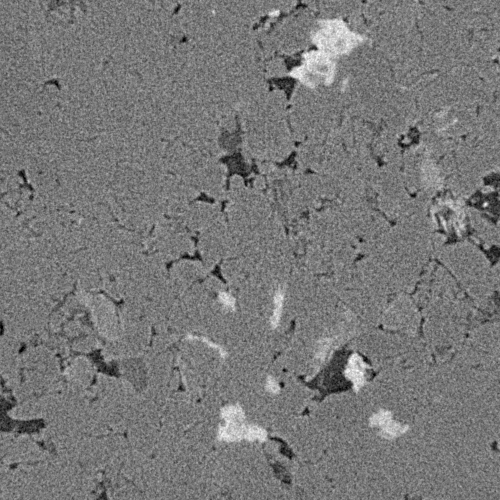
#> input picture test/target/3002.png, 500 x 500 px; its folder holds 4 pictures in this run
$ python clear2blur.py
#> lines starting #> are read from the running program, lines starting #| are printed output that depends on the picture
import cv2
import numpy as np
import os
import random
from tqdm import tqdm

# 生成一个运动模糊核。
def generate_motion_blur_kernel(size, angle, motion_type='linear'):
    kernel = np.zeros((size, size))
    # 将角度转换为弧度
    rad_angle = np.deg2rad(angle)
    # 计算运动的中心点
    center = size // 2
    if motion_type == 'linear':
        # 在核的中心画一条线来模拟线性运动
        x1 = int(center - (size - 1) / 2 * np.cos(rad_angle))
        y1 = int(center - (size - 1) / 2 * np.sin(rad_angle))
        x2 = int(center + (size - 1) / 2 * np.cos(rad_angle))
        y2 = int(center + (size - 1) / 2 * np.sin(rad_angle))
        cv2.line(kernel, (x1, y1), (x2, y2), 1, thickness=1)
    # 归一化核，使其所有元素之和为1
    kernel /= kernel.sum()
    return kernel

# 将运动模糊核应用到图像上。
def apply_motion_blur(image, kernel):
    blurred_image = cv2.filter2D(image, -1, kernel)
    return blurred_image

# 批量处理一个目录下的所有图片，生成运动模糊版本
def process_images_in_directory(input_dir, output_dir, blur_config):
#> called with input_dir = './../test/target', output_dir = './../test/input'
    os.makedirs(output_dir, exist_ok=True)
    supported_formats = ('.png', '.jpg', '.jpeg', '.bmp', '.tiff')
    image_files = [f for f in os.listdir(input_dir) if f.lower().endswith(supported_formats)]
    print(f" {len(image_files)} 张图片，开始处理")
    for filename in tqdm(image_files, desc="Processing Images"):
        # 构建完整的文件路径
        input_path = os.path.join(input_dir, filename)
        output_path = os.path.join(output_dir, filename)
        # 读取清晰图像
        clear_image = cv2.imread(input_path)
#> clear_image is the input picture: shape (500, 500, 3); min 0, max 255, mean 120.1
        if clear_image is None:
            print(f"无法读取图片 {input_path}，已跳过。")
            continue

        # --- 随机化模糊参数 ---
        # 从配置范围中随机选择一个模糊程度
        blur_size = random.randint(blur_config['min_size'], blur_config['max_size'])
        # 随机选择一个模糊角度
        blur_angle = random.randint(blur_config['min_angle'], blur_config['max_angle'])
        # 生成运动模糊核
        motion_kernel = generate_motion_blur_kernel(blur_size, blur_angle)
        # 应用模糊
        blurred_image = apply_motion_blur(clear_image, motion_kernel)
#> in apply_motion_blur, `blurred_image = cv2.filter2D(image, -1, kernel)`:
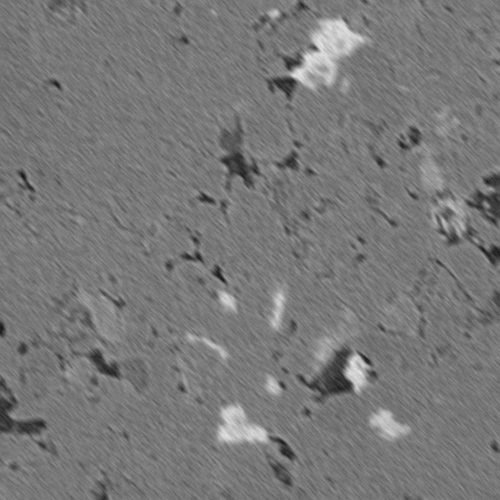
#> blurred_image: shape (500, 500, 3); min 20, max 229, mean 120.1
        # 保存模糊后的图像
        cv2.imwrite(output_path, blurred_image)
#> pass 2 of the loop in process_images_in_directory, `for filename in tqdm(image_files, desc="Processing Images"):`:
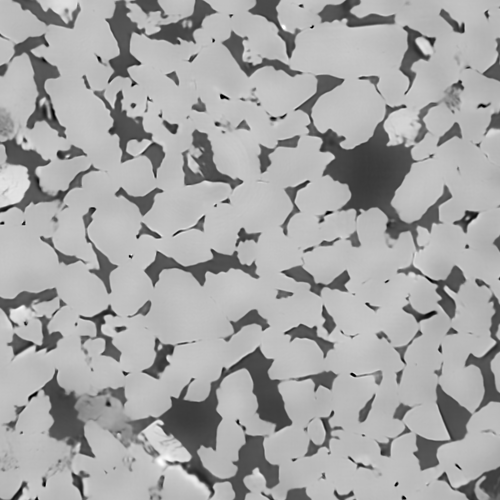
#> input picture test/target/3004.png, 500 x 500 px
#> in process_images_in_directory, clear_image is the input picture: shape (500, 500, 3); min 0, max 255, mean 166
#> in apply_motion_blur (call 2), `blurred_image = cv2.filter2D(image, -1, kernel)`:
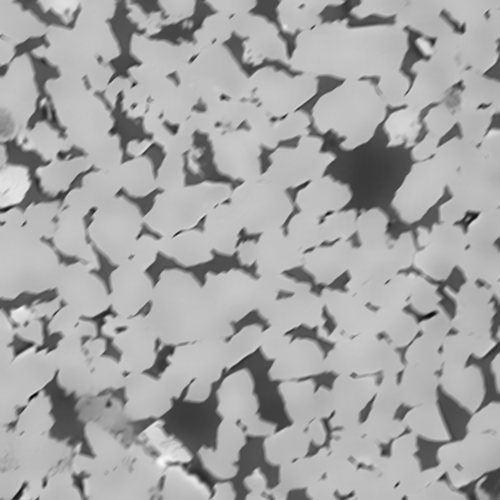
#> blurred_image: shape (500, 500, 3); min 3, max 248, mean 166.1
#> pass 3 of the loop in process_images_in_directory, `for filename in tqdm(image_files, desc="Processing Images"):`:
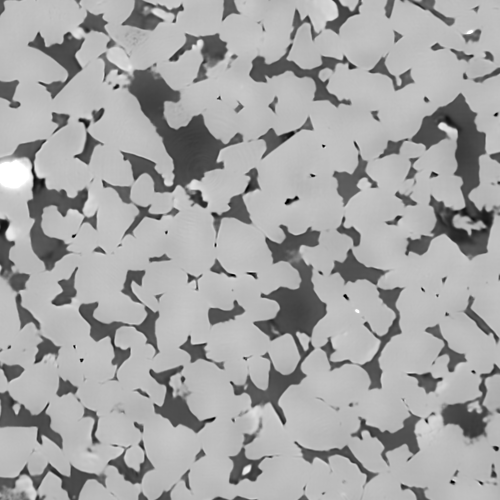
#> input picture test/target/3006.png, 500 x 500 px
#> in process_images_in_directory, clear_image is the input picture: shape (500, 500, 3); min 0, max 255, mean 165.4
#> in apply_motion_blur (call 3), `blurred_image = cv2.filter2D(image, -1, kernel)`:
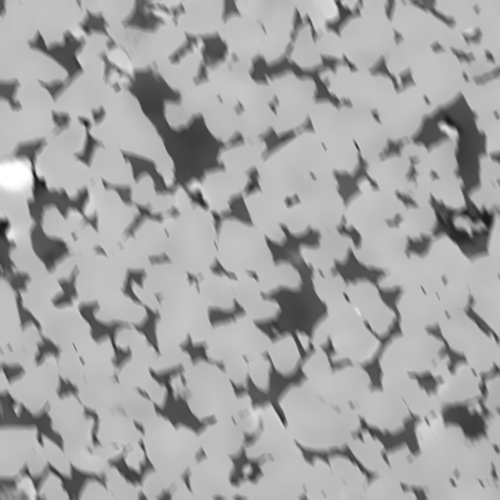
#> blurred_image: shape (500, 500, 3); min 22, max 255, mean 165.4
#> the loop made 4 passes; the first 3 are shown
    print("所有图片处理完成")
    print(f"模糊图片已保存到: {output_dir}")


if __name__ == '__main__':
    # --- 设置目录 ---
    # 存放清晰图片的目录 (groundtruth)
    INPUT_IMAGE_DIR = './../test/target'  # 不能有中文，所以使用相对路径
    # 想把生成的模糊图片存放在哪里 (input)
    OUTPUT_IMAGE_DIR = './../test/input'

    # --- 配置模糊参数 ---
    # 可以调整这些值来改变模糊的效果
    blur_parameters = {
        'min_size': 5,  # 最小模糊程度 (核尺寸)
        'max_size': 10,  # 最大模糊程度
        'min_angle': 0,  # 最小模糊角度
        'max_angle': 360  # 最大模糊角度
    }
    # 执行批量处理
    process_images_in_directory(INPUT_IMAGE_DIR, OUTPUT_IMAGE_DIR, blur_parameters)
